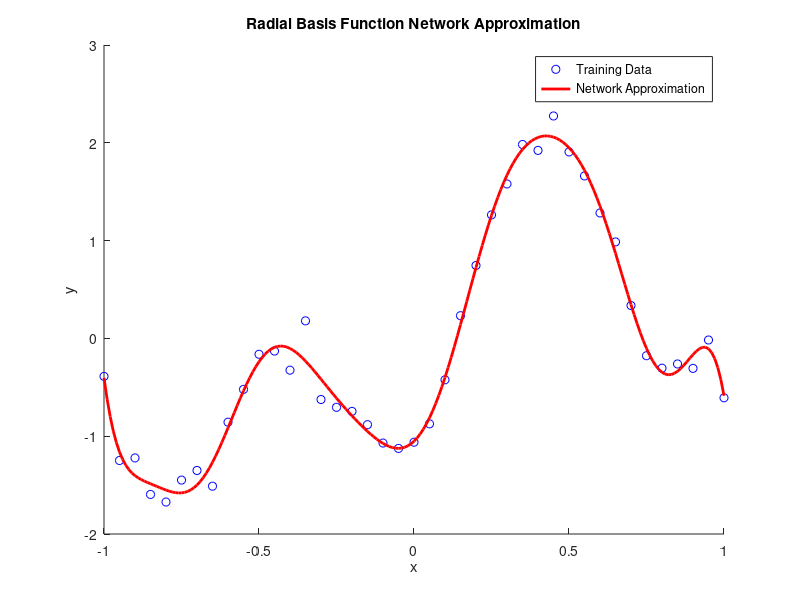

Here is the MATLAB script that generated this plot:
clear all
clc

% Generate the noise 
noise=randn(1,41);

% Generate the training dataset
i=1;
for x=-1:0.05:1
    y=1.2*sin(pi*x)-cos(2.4*pi*x);
    train_set(i,1)=x;
    train_set(i,2)=y+noise(i)/6;
    i=i+1;
end

% Generate the testing dataset
i=1;
for x=-1:0.01:1
    y=1.2*sin(pi*x)-cos(2.4*pi*x);
    test_set(i,1)=x;
    test_set(i,2)=y;
    i=i+1;
end

% Define the training inputs and targets
x_train = train_set(:,1);
y_train = train_set(:,2);

% Define the radial basis function with a Gaussian activation function
rbf = @(x, c, sigma) exp(-(x-c).^2/(2*sigma^2));

% Define the number of radial basis functions to use
num_rbfs = 15;

% Select the centers of the radial basis functions randomly from the training inputs
centers = datasample(x_train, num_rbfs, 'Replace', false);

% Define the standard deviation of the Gaussian activation function
sigma = (max(centers)-min(centers))/sqrt(2*num_rbfs);

% Compute the radial basis function values for each training input and center
phi = zeros(length(x_train), num_rbfs);
for i = 1:num_rbfs
    phi(:,i) = rbf(x_train, centers(i), sigma);
end

% Solve for the network weights using the Moore-Penrose pseudoinverse
w = pinv(phi) * y_train;

% Solve with the regularization factor
%lambda=1;
%w=inv(phi'*phi+lambda*eye(size(phi'*phi,1),size(phi'*phi,2)))*phi'*y_train;

% Define the test inputs and compute the corresponding radial basis function values
x_test = test_set(:,1);
phi_test = zeros(length(x_test), num_rbfs);
for i = 1:num_rbfs
    phi_test(:,i) = rbf(x_test, centers(i), sigma);
end

% Compute the network output for the test inputs using the learned weights and radial basis functions
y_test = phi_test * w;

% Plot the training and testing data, as well as the network approximation
figure;
hold on;
plot(x_train, y_train, 'bo');
plot(x_test, y_test, 'r-', 'LineWidth', 2);
legend('Training Data', 'Network Approximation');
xlabel('x');
ylabel('y');
title('Radial Basis Function Network Approximation');
